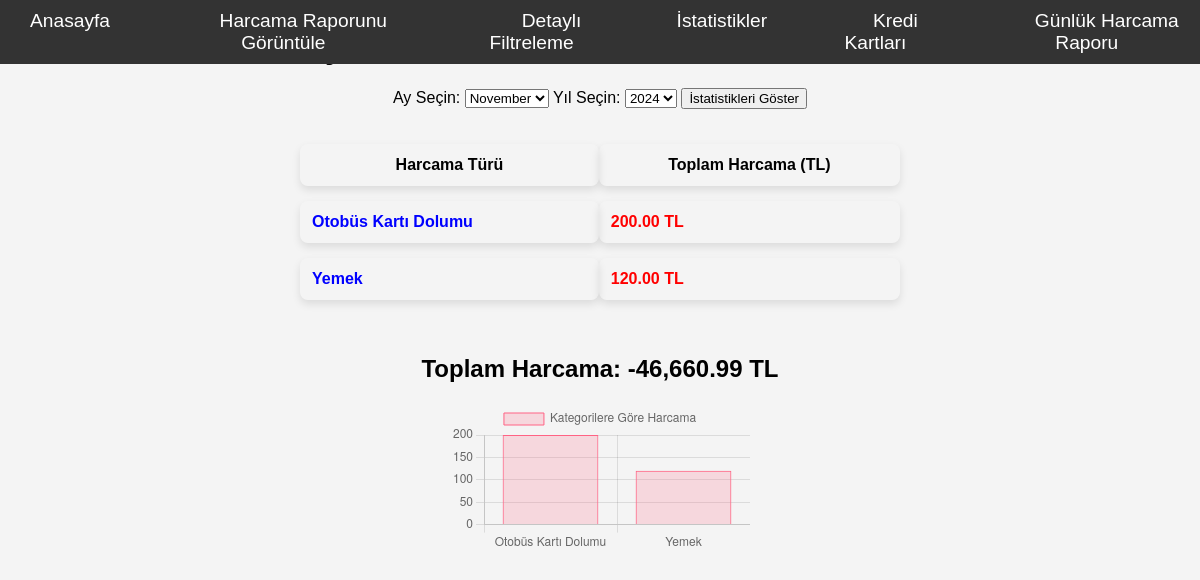
The app's page /statistics with its own data.
### tables this page shows
CREATE TABLE expense_types (
            id INTEGER PRIMARY KEY,
            type_name TEXT UNIQUE
        );

### app.py (the view)
@app.route('/statistics', methods=['GET', 'POST'])
def statistics():
    conn = connect_db()
    selected_year = request.form.get('year') if request.method == 'POST' else None
    selected_month = request.form.get('month') if request.method == 'POST' else None
    if not selected_year:
        selected_year = datetime.now().strftime('%Y')  # Varsayılan yıl
    if not selected_month:
        selected_month = datetime.now().strftime('%m')  # Varsayılan ay
    statistics_data = conn.execute('''
        SELECT e.type_name, SUM(t.amount) AS total_spent
        FROM transactions t
        LEFT JOIN expense_types e ON t.type_id = e.id
        WHERE strftime('%Y', t.date) = ? AND strftime('%m', t.date) = ?
        GROUP BY e.type_name
    ''', (selected_year, selected_month)).fetchall()
    total_expense = conn.execute('''
        SELECT SUM(amount) FROM transactions WHERE amount < 0
    ''').fetchone()[0] or 0  # Harcama negatifse, toplam negatif olmasın diye sıfır döndür
    available_years = conn.execute('''
        SELECT DISTINCT strftime('%Y', t.date) AS year
        FROM transactions t
        ORDER BY year DESC
    ''').fetchall()
    available_months = conn.execute('''
        SELECT DISTINCT strftime('%m', t.date) AS month
        FROM transactions t
        ORDER BY month ASC
    ''').fetchall()
    conn.close()
    formatted_statistics = [{
        'type_name': row['type_name'],
        'total_spent': abs(row['total_spent'])  # Negatif değerleri pozitif yapıyoruz
    } for row in statistics_data]
    available_months = [{
        'month': m['month'],
        'formatted': datetime.strptime(m['month'], '%m').strftime('%B')  # Ay ismini Türkçe olarak al
    } for m in available_months]
    return render_template('statistics.html',
                           statistics=formatted_statistics,
                           years=available_years,
                           months=available_months,
                           selected_year=selected_year,
                           selected_month=selected_month,
                           total_expense=total_expense)

### app.py (called while the page is built)
def connect_db():
    conn = sqlite3.connect('budget.db')
    conn.row_factory = sqlite3.Row
    return conn

### templates/statistics.html (shortened to what this page needs)
<!DOCTYPE html>
<html lang="tr">
<head>
</head>
<body>
    {% include 'menu.html' %}
    <h1>Ay ve Yıl Bazında Harcama İstatistikleri</h1>
    <form method="POST" action="/statistics" class="month-year-select">
        <label for="month">Ay Seçin:</label>
        <select name="month" id="month">
            {% for month in months %}
                <option value="{{ month['month'] }}" {% if month['month'] == selected_month %}selected{% endif %}>
                    {{ month['formatted'] }}
                </option>
            {% endfor %}
        </select>
        <label for="year">Yıl Seçin:</label>
        <select name="year" id="year">
            {% for year in years %}
                <option value="{{ year['year'] }}" {% if year['year'] == selected_year %}selected{% endif %}>
                    {{ year['year'] }}
                </option>
            {% endfor %}
        </select>
        <button type="submit">İstatistikleri Göster</button>
    </form>
    <table>
        <thead>
            <tr>
                <th>Harcama Türü</th>
                <th>Toplam Harcama (TL)</th>
            </tr>
        </thead>
        <tbody>
            {% for row in statistics %}
                <tr>
                    <td class="toggle-btn" onclick="toggleDetails({{ row.id }})">{{ row.type_name }}</td>
                    <td class="negative-amount">{{ "{:,.2f}".format(row.total_spent) }} TL</td>
                </tr>
            {% endfor %}
        </tbody>
    </table>
    <h2>Toplam Harcama: {{ "{:,.2f}".format(total_expense) }} TL</h2>
    <div class="chart-container">
        <canvas id="monthlyExpenseChart"></canvas>
    </div>
    <script>
        function toggleDetails(id) {
            var details = document.getElementById('details-' + id);
            if (details) {
                details.classList.toggle('visible');
            }
        }
        var monthlyExpenseData = {
            labels: [{% for row in statistics %}'{{ row.type_name }}', {% endfor %}],
            datasets: [{
                label: 'Kategorilere Göre Harcama',
                data: [{% for row in statistics %}{{ row.total_spent }}, {% endfor %}],
                backgroundColor: 'rgba(255, 99, 132, 0.2)',
                borderColor: 'rgba(255, 99, 132, 1)',
                borderWidth: 1
            }]
        };
        var ctx = document.getElementById('monthlyExpenseChart').getContext('2d');
        var monthlyExpenseChart = new Chart(ctx, {
            type: 'bar',
            data: monthlyExpenseData,
            options: {
                responsive: true,
                scales: {
                    y: {
                        beginAtZero: true
                    }
                }
            }
        });
    </script>
</body>
</html>

### templates/statistics.html (style rules this page uses)
body { font-family: 'Arial', sans-serif; background-color: #f4f4f4; display: flex; flex-direction: column; align-items: center; min-height: 100vh; }
table { border-collapse: separate; border-spacing: 0 15px; width: 100%; max-width: 600px; margin: 20px 0; }
th, td { padding: 12px; border-radius: 8px; box-shadow: 0 4px 8px rgba(0, 0, 0, 0.1); }
.negative-amount { color: red; font-weight: bold; }
.toggle-btn { cursor: pointer; color: blue; font-weight: bold; }

### records on screen
expense_types: type_name "Otobüs Kartı Dolumu", total_spent "200.00"
expense_types: type_name "Yemek", total_spent "120.00"

### other values on screen
{{ "{:,.2f}".format(total_expense) }} "-46,660.99"
form field month "November"
form field year "2024"
chart data {{ row.type_name }} Otobüs Kartı Dolumu, Yemek
chart data {{ row.total_spent }} 200.0, 120.0
